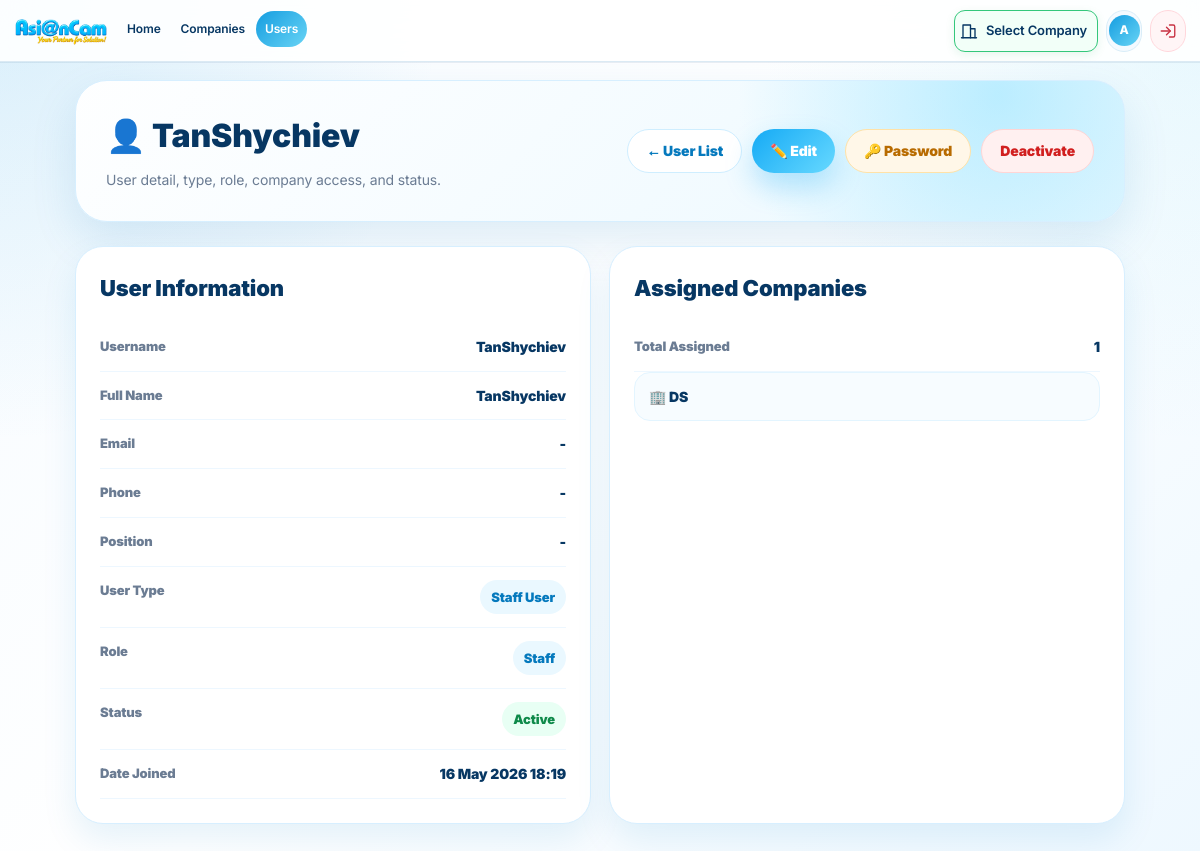
Page /users/2/ (signed in) on the committed database.
### core/models.py (models this page shows, shortened)
class UserProfile(models.Model):
    USER_TYPE_STAFF = "staff"
    USER_TYPE_CLIENT = "client"
    USER_TYPE_CHOICES = [
        (USER_TYPE_STAFF, "Staff User"),
        (USER_TYPE_CLIENT, "Client User"),
    ]
    user = models.OneToOneField(
        User,
        on_delete=models.CASCADE,
        related_name="profile",
    )
    user_type = models.CharField(
        max_length=20,
        choices=USER_TYPE_CHOICES,
        default=USER_TYPE_STAFF,
    )
    company = models.ForeignKey(
        Company,
        on_delete=models.CASCADE,
        related_name="client_users",
        blank=True,
        null=True,
    )
    phone = models.CharField(max_length=50, blank=True)
    position = models.CharField(max_length=100, blank=True)
    can_view_reports = models.BooleanField(default=True)
    can_download_reports = models.BooleanField(default=True)
    created_at = models.DateTimeField(auto_now_add=True)
    class Meta:
        verbose_name = "User Profile"
        verbose_name_plural = "User Profiles"

class Company(models.Model):
    name = models.CharField(max_length=200)
    code = models.CharField(max_length=50, blank=True)
    logo = models.ImageField(
        upload_to="company_logos/",
        blank=True,
        null=True,
        verbose_name="Company Logo",
    )
    vatin = models.CharField(
        max_length=100,
        blank=True,
        verbose_name="VATIN / Tax ID",
    )
    phone = models.CharField(max_length=50, blank=True)
    email = models.EmailField(blank=True)
    address = models.TextField(blank=True)
    assigned_staff = models.ManyToManyField(
        User,
        blank=True,
        related_name="assigned_companies",
    )
    is_active = models.BooleanField(default=True)
    created_at = models.DateTimeField(auto_now_add=True)
    class Meta:
        ordering = ["name"]
        verbose_name = "Company"
        verbose_name_plural = "Companies"

### core/views.py (the view)
# urls.py: path("users/<int:user_id>/", views.user_detail, name="user_detail"),
@login_required
@user_passes_test(admin_required)
def user_detail(request, user_id):
    user_obj = get_object_or_404(
        User.objects.select_related(
            "profile",
            "profile__company",
        ).prefetch_related(
            "groups",
            "assigned_companies",
        ),
        id=user_id,
    )
    profile, created = UserProfile.objects.get_or_create(
        user=user_obj,
        defaults={"user_type": "staff"},
    )
    assigned_companies = Company.objects.filter(
        assigned_staff=user_obj,
        is_active=True,
    ).order_by("name")
    return render(request, "users/user_detail.html", {
        "user_obj": user_obj,
        "profile": profile,
        "assigned_companies": assigned_companies,
        "assigned_company_count": assigned_companies.count(),
    })

### core/context_processors.py (called while the page is built, shortened)
def selected_company(request):
    company_id = request.session.get("selected_company_id")
    if not company_id:
        return {"selected_company_global": None}

### core/views.py (called while the page is built)
def admin_required(user):
    return user.is_authenticated and user.is_superuser

### templates/users/user_detail.html (shortened to what this page needs)
{% extends "base.html" %}
{% block content %}
<div class="user-page">
    <section class="user-hero">
        <div>
            <h1>👤 {{ user_obj.username }}</h1>
            <p>User detail, type, role, company access, and status.</p>
        </div>
        <div class="action-row">
            <a href="/users/" class="btn-user light">← User List</a>
            <a href="{% url 'user_edit' user_obj.id %}" class="btn-user primary">✏️ Edit</a>
            <a href="{% url 'user_password' user_obj.id %}" class="btn-user warn">🔑 Password</a>
            {% if user_obj.is_active %}
                <a href="{% url 'user_toggle_active' user_obj.id %}" class="btn-user danger">Deactivate</a>
            {% else %}
                <a href="{% url 'user_toggle_active' user_obj.id %}" class="btn-user green">Activate</a>
            {% endif %}
        </div>
    </section>
    <div class="detail-grid">
        <div class="detail-card">
            <h2>User Information</h2>
            <div class="info-row">
                <span>Username</span>
                <strong>{{ user_obj.username }}</strong>
            </div>
            <div class="info-row">
                <span>Full Name</span>
                <strong>{{ user_obj.get_full_name|default:"-" }}</strong>
            </div>
            <div class="info-row">
                <span>Email</span>
                <strong>{{ user_obj.email|default:"-" }}</strong>
            </div>
            <div class="info-row">
                <span>Phone</span>
                <strong>{{ profile.phone|default:"-" }}</strong>
            </div>
            <div class="info-row">
                <span>Position</span>
                <strong>{{ profile.position|default:"-" }}</strong>
            </div>
            <div class="info-row">
                <span>User Type</span>
                <strong>
                    {% if user_obj.is_superuser %}
                        <span class="pill blue">Super Admin</span>
                    {% elif profile.user_type == "client" %}
                        <span class="pill purple">Client User</span>
                    {% else %}
                        <span class="pill blue">Staff User</span>
                    {% endif %}
                </strong>
            </div>
            <div class="info-row">
                <span>Role</span>
                <strong>
                    {% if user_obj.is_superuser %}
                        <span class="pill blue">Super Admin</span>
                    {% elif profile.user_type == "client" %}
                        <span class="pill purple">Report Viewer</span>
                    {% elif user_obj.groups.first %}
                        <span class="pill blue">{{ user_obj.groups.first.name }}</span>
                    {% elif user_obj.is_staff %}
                        <span class="pill blue">Admin</span>
                    {% else %}
                        <span class="pill blue">Staff</span>
                    {% endif %}
                </strong>
            </div>
            <div class="info-row">
                <span>Status</span>
                <strong>
                    {% if user_obj.is_active %}
                        <span class="pill green">Active</span>
                    {% else %}
                        <span class="pill red">Inactive</span>
                    {% endif %}
                </strong>
            </div>
            <div class="info-row">
                <span>Date Joined</span>
                <strong>{{ user_obj.date_joined|date:"d M Y H:i" }}</strong>
            </div>
        </div>
        <div class="detail-card">
            {% if profile.user_type == "client" %}
                <h2>Client Company</h2>
                {% if profile.company %}
                    <div class="company-item">🏢 {{ profile.company.name }}</div>
                    {% if profile.company.vatin %}
                        <div class="company-item">🧾 VATIN: {{ profile.company.vatin }}</div>
                    {% endif %}
                    {% if profile.company.phone %}
                        <div class="company-item">☎ {{ profile.company.phone }}</div>
                    {% endif %}
                {% else %}
                    <div class="company-item">No company assigned to this client user.</div>
                {% endif %}
                <br>
                <h2>Report Permission</h2>
                <div class="info-row">
                    <span>Can View Reports</span>
                    <strong>
                        {% if profile.can_view_reports %}
                            <span class="pill green">Allowed</span>
                        {% else %}
                            <span class="pill red">Not Allowed</span>
                        {% endif %}
                    </strong>
                </div>
                <div class="info-row">
                    <span>Can Download Reports</span>
                    <strong>
                        {% if profile.can_download_reports %}
                            <span class="pill green">Allowed</span>
                        {% else %}
                            <span class="pill red">Not Allowed</span>
                        {% endif %}
                    </strong>
                </div>
            {% else %}
                <h2>Assigned Companies</h2>
                <div class="info-row">
                    <span>Total Assigned</span>
                    <strong>{{ assigned_company_count }}</strong>
                </div>
                <div class="company-list">
                    {% for company in assigned_companies %}
                        <div class="company-item">🏢 {{ company.name }}</div>
                    {% empty %}
                        <div class="company-item">No assigned company yet.</div>
                    {% endfor %}
                </div>
            {% endif %}
        </div>
    </div>
</div>
{% endblock %}

### templates/base.html (shortened to what this page needs)
{% load static %}
<!DOCTYPE html>
<html lang="en">
<head>
</head>
<body>
<nav class="main-navbar">
    <a href="{% url 'dashboard_home' %}" class="brand brand-logo-only" aria-label="AsianCam Home">
        <img class="asiancam-main-logo"
             src="{% static 'images/asiancam_logo.png' %}"
             alt="AsianCam">
    </a>
    <div class="nav-left">
        <div class="nav-item">
            <a href="{% url 'dashboard_home' %}" class="nav-link {% if request.resolver_match.url_name == 'dashboard_home' %}active{% endif %}">
                Home
            </a>
        </div>
        <div class="nav-item">
            <a href="{% url 'company_list' %}" class="nav-link ">
                Companies
            </a>
        </div>
        {% if request.user.is_superuser %}
        <div class="nav-item">
            <a href="{% url 'user_list' %}" class="nav-link {% if request.resolver_match.url_name == 'user_list' or request.resolver_match.url_name == 'user_create' or request.resolver_match.url_name == 'user_detail' or request.resolver_match.url_name == 'user_edit' or request.resolver_match.url_name == 'user_password' or request.resolver_match.url_name == 'user_change_password' %}active{% endif %}">
                Users
            </a>
        </div>
        {% endif %}
    </div>
    <div class="nav-right">
        {% if request.session.selected_company_id %}
            <a href="{% url 'company_list' %}" class="right-chip company-chip" title="Working company — click to change">
                {% if selected_company_global and selected_company_global.logo %}
                    <img class="working-company-logo" src="{{ selected_company_global.logo.url }}" alt="{{ selected_company_global.name }}">
                {% else %}
                    <span class="working-company-fallback">{{ request.session.selected_company_name|first|upper }}</span>
                {% endif %}
                <span class="company-chip-copy">
                    <small>Working on</small>
                    <strong>{{ request.session.selected_company_name }}</strong>
                </span>
                <span>▾</span>
            </a>
        {% else %}
            <a href="{% url 'company_list' %}" class="right-chip company-chip">
                <span class="ui-icon">
                    <svg viewBox="0 0 24 24">
                        <path d="M4 21V4h10v17"/>
                        <path d="M14 9h6v12"/>
                        <path d="M2 21h20"/>
                    </svg>
                </span>
                <span class="right-chip-label">Select Company</span>
            </a>
        {% endif %}
        {% if request.user.is_authenticated %}
            <div class="nav-user-chip" title="{{ request.user.get_full_name|default:request.user.username }}">
                <span class="nav-user-avatar">
                    {{ request.user.username|first|upper }}
                </span>
            </div>
            <form method="post" action="{% url 'logout' %}" class="nav-logout-form">
                <button type="submit" class="nav-logout-button" title="Log out">
                    <span class="ui-icon">
                        <svg viewBox="0 0 24 24">
                            <path d="M10 17l5-5-5-5"/>
                            <path d="M15 12H3"/>
                            <path d="M14 4h5a2 2 0 0 1 2 2v12a2 2 0 0 1-2 2h-5"/>
                        </svg>
                    </span>
                </button>
            </form>
        {% endif %}
    </div>
</nav>
<div class="page-shell">
    <main class="page-content">
        {% block content %}{% endblock %}
    </main>
</div>
</body>
</html>

### templates/users/user_detail.html (style rules this page uses)
.user-page { max-width: 1050px; margin: 0 auto; }
.user-hero { border-radius: 32px; padding: 30px; margin-bottom: 24px; background: radial-gradient(circle at 88% 10%, rgba(103,217,255,.38), transparent 28%), linear-gradient(135deg, rgba(255,255,255,.96), rgba(234,248,255,.98)); border: 1px solid #d7efff; box-shadow: 0 18px 45px rgba(0,113,188,.13); display: flex; justify-content: space-between; align-items: center; gap: 18px; }
.user-hero h1 { margin: 0; color: #073763; font-size: 32px; font-weight: 950; }
.user-hero p { margin: 8px 0 0; color: #6b7c93; font-size: 14px; line-height: 1.6; }
.action-row { display: flex; gap: 10px; flex-wrap: wrap; }
.btn-user { min-height: 44px; padding: 0 18px; border-radius: 999px; font-weight: 950; display: inline-flex; align-items: center; justify-content: center; white-space: nowrap; }
.btn-user.primary { color: white; background: linear-gradient(135deg, #15aaf5, #67d9ff); box-shadow: 0 14px 28px rgba(21,170,245,.28); }
.btn-user.light { background: white; color: #0579bd; border: 1px solid #cfeeff; }
.btn-user.warn { background: #fff7e8; color: #b86b00; border: 1px solid #ffe2a8; }
.btn-user.danger { background: #fff0f0; color: #d11f1f; border: 1px solid #ffd5d5; }
.detail-grid { display: grid; grid-template-columns: 1fr 1fr; gap: 18px; }
.detail-card { background: white; border: 1px solid #d7efff; border-radius: 28px; padding: 24px; box-shadow: 0 16px 34px rgba(0,128,200,.10); }
.detail-card h2 { margin: 0 0 18px; color: #073763; font-size: 22px; font-weight: 950; }
.info-row { display: flex; justify-content: space-between; gap: 14px; padding: 13px 0; border-bottom: 1px solid #edf7ff; }
.info-row span { color: #6b7c93; font-size: 13px; font-weight: 900; }
.info-row strong { color: #073763; font-size: 14px; font-weight: 950; text-align: right; }
.pill { display: inline-flex; padding: 7px 11px; border-radius: 999px; font-size: 12px; font-weight: 950; white-space: nowrap; }
.pill.green { background: #e8fff4; color: #0f8a4a; }
.pill.blue { background: #eaf8ff; color: #0579bd; }
.company-list { display: grid; gap: 10px; }
.company-item { padding: 13px 14px; border-radius: 16px; background: #f7fcff; border: 1px solid #e3f5ff; color: #073763; font-weight: 900; }

### rows in the picture
UserProfile: phone "-", position "-"
Company: name "DS"

### other values in the picture
{{ request.user.username|first|upper }} "A"
{{ user_obj.username }} "TanShychiev"
{{ user_obj.get_full_name|default:"-" }} "TanShychiev"
{{ user_obj.email|default:"-" }} "-"
{{ user_obj.date_joined|date:"d M Y H:i" }} "16 May 2026 18:19"
{{ assigned_company_count }} "1"
